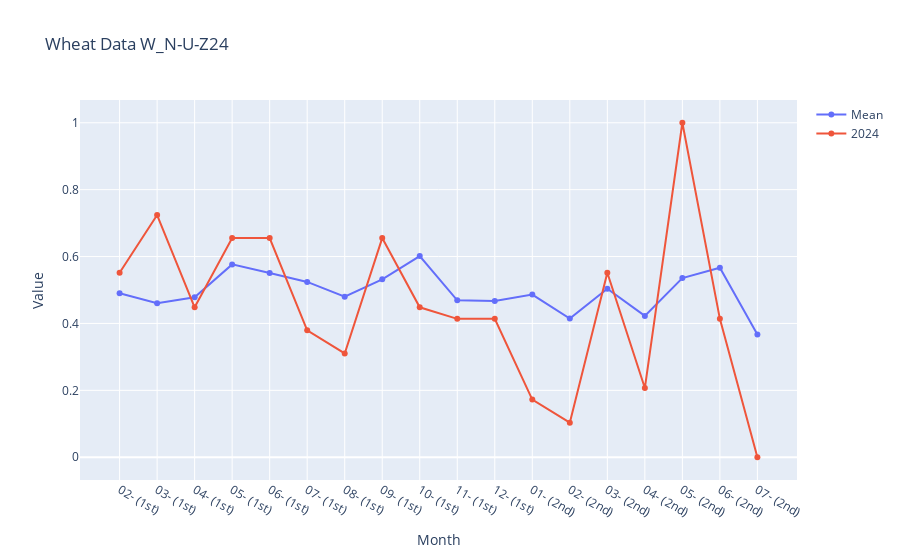

The notebook cell this image was saved under:
### Code cell
fig = go.Figure()
main_df['Month'] = main_df['Month'].astype(str)
fig.add_trace(go.Scatter(x=main_df['Month'], y=main_df['Mean'], mode='lines+markers',name="Mean"))
fig.add_trace(go.Scatter(x=main_df['Month'], y=main_df[2024], mode='lines+markers',name="2024"))

fig.update_layout(
        title='Wheat Data ' + str_detail,
        xaxis_title='Month',
        yaxis_title='Value'
    )
# pio.write_image(fig, './data/'+str_detail+'.png')
fig.show()

### Figure 1 — Plotly figure (JSON) as saved in the notebook; plotly's stock layout.template omitted (floating-point values rounded to 4 significant figures)
{"data": [{"mode": "lines+markers", "name": "Mean", "type": "scatter", "x": ["02- (1st)", "03- (1st)", "04- (1st)", "05- (1st)", "06- (1st)", "07- (1st)", "08- (1st)", "09- (1st)", "10- (1st)", "11- (1st)", "12- (1st)", "01- (2nd)", "02- (2nd)", "03- (2nd)", "04- (2nd)", "05- (2nd)", "06- (2nd)", "07- (2nd)"], "y": [0.49, 0.4603, 0.4784, 0.5766, 0.551, 0.5241, 0.4798, 0.532, 0.6013, 0.4692, 0.4675, 0.4864, 0.4148, 0.5039, 0.4226, 0.5358, 0.5664, 0.3672]}, {"mode": "lines+markers", "name": "2024", "type": "scatter", "x": ["02- (1st)", "03- (1st)", "04- (1st)", "05- (1st)", "06- (1st)", "07- (1st)", "08- (1st)", "09- (1st)", "10- (1st)", "11- (1st)", "12- (1st)", "01- (2nd)", "02- (2nd)", "03- (2nd)", "04- (2nd)", "05- (2nd)", "06- (2nd)", "07- (2nd)"], "y": [0.5517, 0.7241, 0.4483, 0.6552, 0.6552, 0.3793, 0.3103, 0.6552, 0.4483, 0.4138, 0.4138, 0.1724, 0.1034, 0.5517, 0.2069, 1, 0.4138, 0]}], "layout": {"title": {"text": "Wheat Data W_N-U-Z24"}, "xaxis": {"title": {"text": "Month"}}, "yaxis": {"title": {"text": "Value"}}}}
